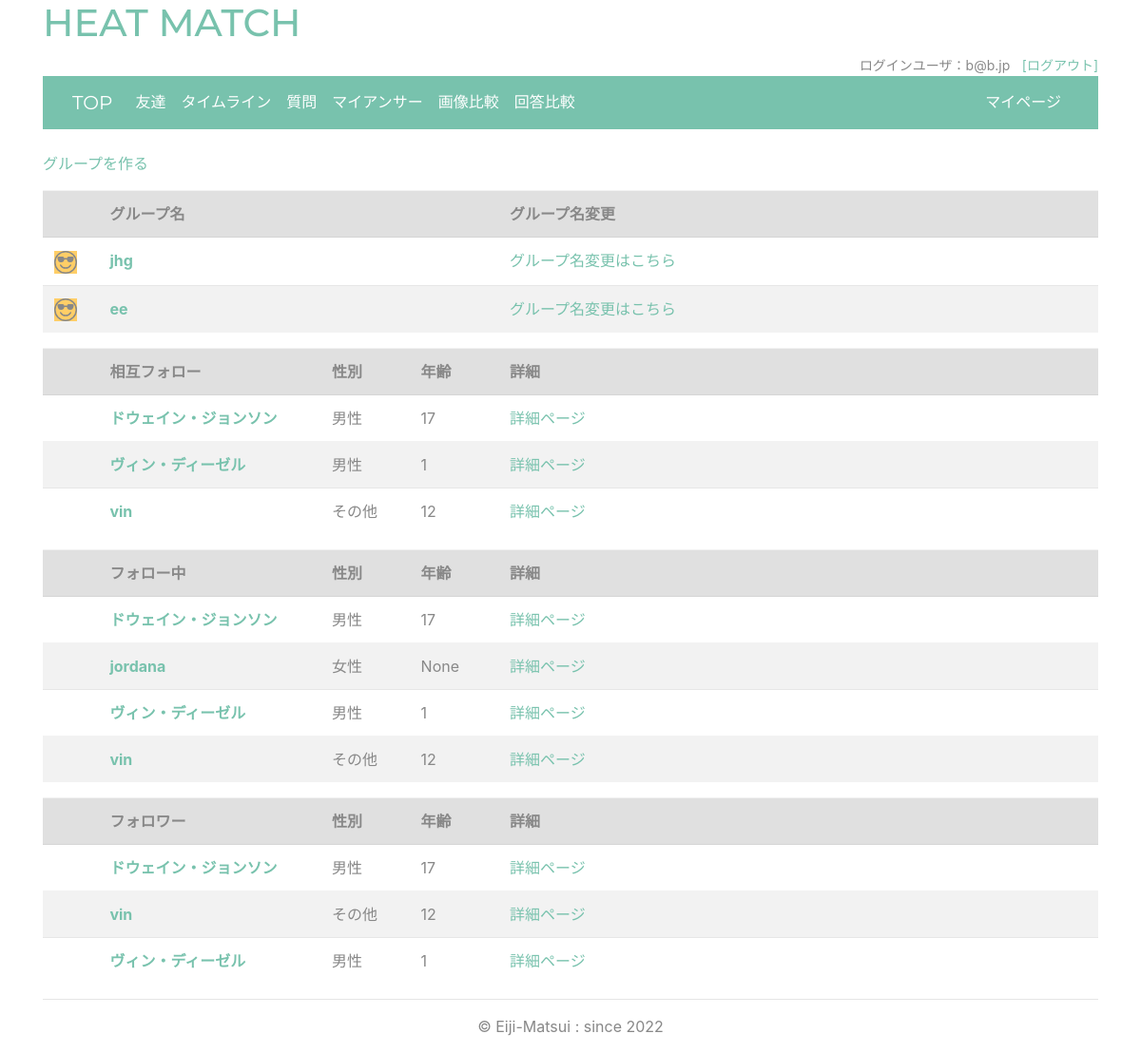
The app's page /friend/friends/2 (signed in), older data.
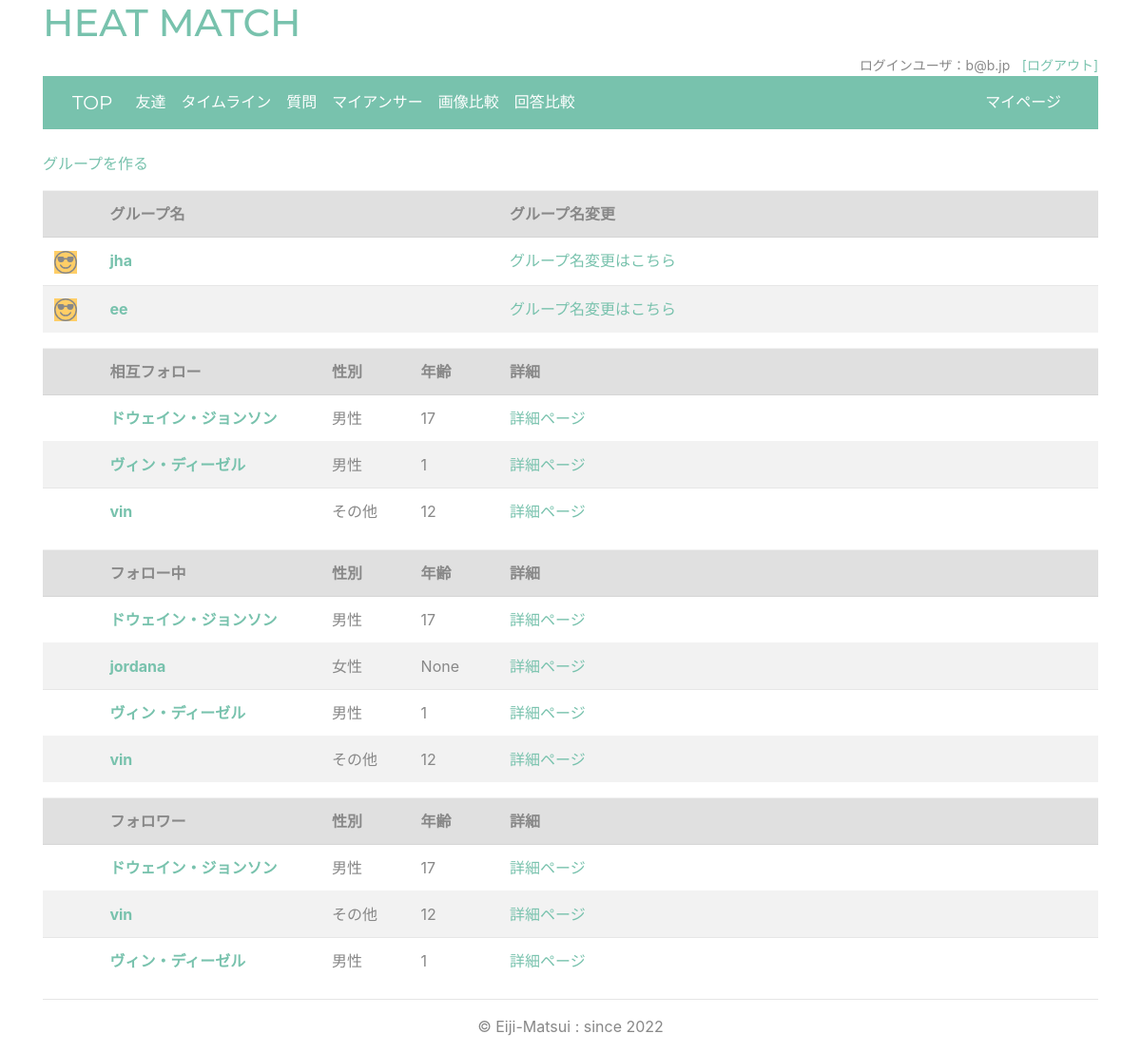
The same page, newer data.
### accounts/models.py (models this page shows, shortened)
class CustomUser(AbstractUser):
    email = models.EmailField(_("email address"),
        unique=True,
        blank=True)
    EMAIL_FIELD = "email"
    USERNAME_FIELD = "email"
    REQUIRED_FIELDS = ["username"]

class Profile(models.Model):
    user = models.OneToOneField(CustomUser,on_delete=models.CASCADE,related_name='profile_user')
    nickname = models.CharField(max_length=32,blank=True,null=True,default="名無し")
    image = models.ImageField(upload_to='img/',blank=True,null=True)
    gender = models.CharField(max_length=3,choices=gender_choice,blank=True,null=True)
    age = models.IntegerField(blank=True,null=True)
    short_msg = models.CharField(max_length=32,blank=True,null=True,default="一言メッセージ")
    comment = models.TextField(max_length=600,blank=True,null=True)
    create_date = models.DateTimeField(auto_now_add=True,editable=False)
    delete_date = models.DateTimeField(blank=True,null=True,editable=False)

### friend/models.py (models this page shows, shortened)
class Group(models.Model):
    room = models.ForeignKey(Room,on_delete=models.CASCADE,related_name='group_room')
    num = models.IntegerField(blank=True,null=True)
    name = models.CharField(max_length=120,blank=True,null=True)
    user = models.ForeignKey(Profile,on_delete=models.CASCADE,related_name='member')
    create_date = models.DateTimeField(auto_now_add=True,editable=False)

class Friend(models.Model):
    follower = models.ForeignKey(Profile,on_delete=models.CASCADE,related_name='follower')
    followed = models.ForeignKey(Profile,on_delete=models.CASCADE,related_name='followed')
    create_date = models.DateTimeField(auto_now_add=True,editable=False)
    delete_date = models.DateTimeField(blank=True,null=True,editable=False)

### friend/views.py (the view)
# urls.py: path('friends/<int:pk>', views.FriendsView.as_view(), name='friends'),
class FriendsView(LoginRequiredMixin, ListView):
    template_name = 'friend/friends.html'
    queryset = Friend.objects.none()
    context_object_name = 'friend_list'
    def get_context_data(self, **kwargs):
        context = super().get_context_data(**kwargs)
        user = Profile.objects.get(user=self.request.user)
        follower = Friend.objects.filter(follower=user).select_related('follower').order_by('create_date')
        followed = Friend.objects.filter(followed=user).select_related('followed').order_by('create_date')
        friends = []
        for fr in follower:
            for fd in followed:
                if fr.followed == fd.follower and fr.follower == fd.followed:
                    friends.append(fr)
        context['follower'] = follower
        context['followed'] = followed
        context['friends'] = friends
        group = Group.objects.filter(user=user)
        context['group'] = group
        return context

### templates/friend/friends.html (shortened to what this page needs)
{% extends 'base.html' %}
{% block content %}
<P><a href="{% url 'group' %}">グループを作る</a></P>
<table class="table table-hover table-striped">
        <tr class="table-active">
            <th style="width: 5%;"></th>
            <th style="width: 20%;">グループ名</th>
            <th style="width: 8%;"></th>
            <th style="width: 8%;"></th>
            <th style="width: 54%;">グループ名変更</th>
        </tr>
    {% for g in group %}
    <tr>
        <td>
        </td>
        <td class="font-weight-bold"><a href="{% url 'message_group' g.room.id  %}">{{g.name}}</a></td>
        <td></td>
        <td></td>
        <td><a href="{% url 'groupnameupdate' g.id %}">グループ名変更はこちら</a></td>
    </tr>
    {% endfor %}
</table>
<table class="table table-hover table-striped">
        <tr class="table-active">
            <th style="width: 5%;"></th>
            <th style="width: 20%;">相互フォロー</th>
            <th style="width: 8%;">性別</th>
            <th style="width: 8%;">年齢</th>
            <th style="width: 54%;">詳細</th>
        </tr>
    {% for f in friends %}
    <tr>
        {% if f.followed.image %}
        <td><img src="{{f.followed.image.url}}" alt="" width="24px"></td>
        {% endif %}
        <td class="font-weight-bold"><a href="{% url 'message' f.follower.id f.followed.id  %}">{{f.followed.nickname}}</a></td>
        <td>{{f.followed.gender}}</td>
        <td>{{f.followed.age}}</td>
        <td><a href="{% url 'otheranswer' f.followed.id %}">詳細ページ</a></td>
    </tr>
    {% endfor %}
</table>
<table class="table table-hover table-striped">
        <tr class="table-active">
            <th style="width: 5%;"></th>
            <th style="width: 20%;">フォロー中</th>
            <th style="width: 8%;">性別</th>
            <th style="width: 8%;">年齢</th>
            <th style="width: 54%;">詳細</th>
        </tr>
    {% for f in follower %}
    <tr>
        {% if f.followed.image %}
        <td><img src="{{f.followed.image.url}}" alt="" width="24px"></td>
        {% endif %}
        <td class="font-weight-bold"><a href="#">{{f.followed.nickname}}</a></td>
        <td>{{f.followed.gender}}</td>
        <td>{{f.followed.age}}</td>
        <td><a href="{% url 'otheranswer' f.followed.id %}">詳細ページ</a></td>
    </tr>
    {% endfor %}
</table>
<table class="table table-hover table-striped">
    <tr class="table-active">
        <th style="width: 5%;"></th>
        <th style="width: 20%;">フォロワー</th>
        <th style="width: 8%;">性別</th>
        <th style="width: 8%;">年齢</th>
        <th style="width: 54%;">詳細</th>
    </tr>
{% for f in followed %}
<tr>
    {% if f.follower.image %}
    <td><img src="{{f.follower.image.url}}" alt="" width="24px"></td>
    {% endif %}
    <td class="font-weight-bold"><a href="#">{{f.follower.nickname}}</a></td>
    <td class="">{{f.follower.gender}}</td>
    <td class="">{{f.follower.age}}</td>
    <td ><a href="{% url 'otheranswer' f.follower.id %}">詳細ページ</a></td>
</tr>
{% endfor %}
</table>
{% endblock %}

### templates/base.html (shortened to what this page needs)
{% load static %}
<!DOCTYPE html>
<html lang="ja">
  <head>
    <link
      rel="stylesheet"
      href="https://cdn.jsdelivr.net/npm/bootswatch@4.5.2/dist/minty/bootstrap.min.css"
    />
  </head>
  <body class="container">
    <header>
      <h1 class="title"><a class="" href="{% url 'index' %}">HEAT MATCH</a></h1>
      {% if request.user.is_authenticated %}
      <div class="text-right ">
        <ul class="list-inline my-sm-0">
          <li class="list-inline-item small">ログインユーザ：{{ request.user }}</li>
          <li class="list-inline-item small"><a class="" href="{% url 'logout' %}">[ログアウト]</a></li>
        </ul>
      </div>
      {% else %}
      <span class="text-right"><p></p></span>
      {% endif %}
      <nav class="navbar navbar-expand-lg navbar-dark bg-primary">
        <div class="container-fluid">
          <a class="navbar-brand" href="{% url 'index' %}">TOP</a>
          {% if request.user.is_authenticated %}
            <ul class="navbar-nav mr-auto">
              <li class="nav-item active">
                <a class="nav-link" href="{% url 'friends' request.user.id %}">友達</a>
              </li>
              <li class="nav-item active">
                <a class="nav-link" href="{% url 'posts' %}">タイムライン</a>
              </li>
              <li class="nav-item active">
                <a class="nav-link" href="{% url 'question' %}">質問</a>
              </li>
              <li class="nav-item active">
                <a class="nav-link" href="{% url 'myanswer' request.user.id %}">マイアンサー</a>
              </li>
              <li class="nav-item active">
                <a class="nav-link" href="{% url 'comparison' request.user.id %}">画像比較</a>
              </li>
              <li class="nav-item active">
                <a class="nav-link" href="{% url 'graphcomp' request.user.id %}">回答比較</a>
              </li>
            </ul>
            <ul class="navbar-nav">
              <li class="nav-item active">
                <a class="nav-link" href="{% url 'mypage' request.user.id %}">マイページ</a>
              </li>
            </ul>
          </div>
        {% endif %}
      </nav>
    </header>
  </body>
  <br />
  {% block content %} {% endblock %}
  <footer>
    <hr>
    <div class="text-center">
      <p>&copy; Eiji-Matsui : since 2022</p>
    </div>
  </footer>
</html>

Row changes from the older to the newer data that the page shows:
changed Group: name "jhg" → "jha"
